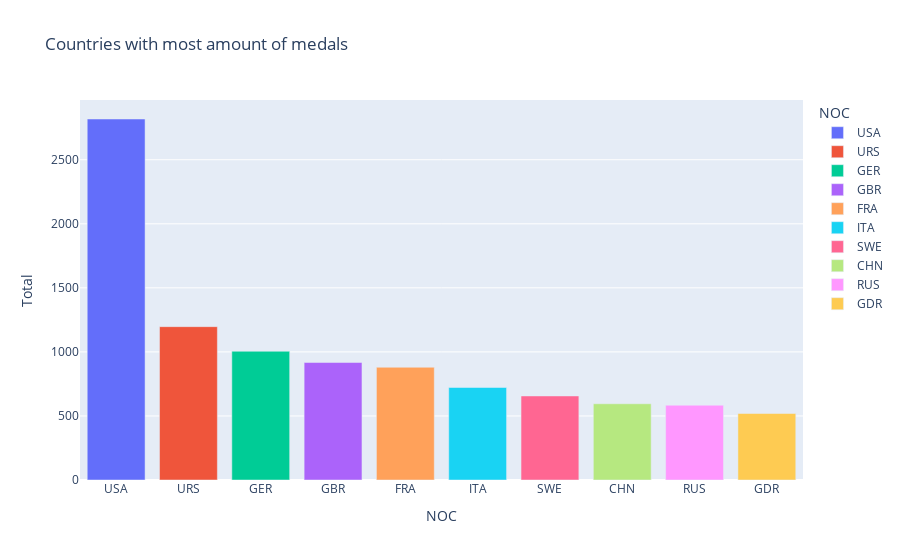

Notebook code cell kept with this figure:
### Code cell
# h. diagram över topp 10 länder som tagit flest medaljer
medal_counts = group_medals(df, "NOC")

medal_counts = medal_counts[medal_counts["Total"] > 0]

medal_counts = medal_counts.sort_values(by="Total", ascending=False)
medal_counts = medal_counts.iloc[:10]

fig = px.bar(medal_counts, x=medal_counts.index, y=medal_counts["Total"], title="Countries with most amount of medals", color=medal_counts.index)

fig.show()

### Figure 1 — Plotly figure (JSON) as saved in the notebook; plotly's stock layout.template omitted (floating-point values rounded to 4 significant figures)
{"data": [{"alignmentgroup": "True", "hovertemplate": "NOC=%{x}<br>Total=%{y}<extra></extra>", "legendgroup": "USA", "marker": {"color": "#636efa", "pattern": {"shape": ""}}, "name": "USA", "offsetgroup": "USA", "orientation": "v", "showlegend": true, "textposition": "auto", "type": "bar", "x": ["USA"], "xaxis": "x", "y": [2818], "yaxis": "y"}, {"alignmentgroup": "True", "hovertemplate": "NOC=%{x}<br>Total=%{y}<extra></extra>", "legendgroup": "URS", "marker": {"color": "#EF553B", "pattern": {"shape": ""}}, "name": "URS", "offsetgroup": "URS", "orientation": "v", "showlegend": true, "textposition": "auto", "type": "bar", "x": ["URS"], "xaxis": "x", "y": [1197], "yaxis": "y"}, {"alignmentgroup": "True", "hovertemplate": "NOC=%{x}<br>Total=%{y}<extra></extra>", "legendgroup": "GER", "marker": {"color": "#00cc96", "pattern": {"shape": ""}}, "name": "GER", "offsetgroup": "GER", "orientation": "v", "showlegend": true, "textposition": "auto", "type": "bar", "x": ["GER"], "xaxis": "x", "y": [1005], "yaxis": "y"}, {"alignmentgroup": "True", "hovertemplate": "NOC=%{x}<br>Total=%{y}<extra></extra>", "legendgroup": "GBR", "marker": {"color": "#ab63fa", "pattern": {"shape": ""}}, "name": "GBR", "offsetgroup": "GBR", "orientation": "v", "showlegend": true, "textposition": "auto", "type": "bar", "x": ["GBR"], "xaxis": "x", "y": [917], "yaxis": "y"}, {"alignmentgroup": "True", "hovertemplate": "NOC=%{x}<br>Total=%{y}<extra></extra>", "legendgroup": "FRA", "marker": {"color": "#FFA15A", "pattern": {"shape": ""}}, "name": "FRA", "offsetgroup": "FRA", "orientation": "v", "showlegend": true, "textposition": "auto", "type": "bar", "x": ["FRA"], "xaxis": "x", "y": [880], "yaxis": "y"}, {"alignmentgroup": "True", "hovertemplate": "NOC=%{x}<br>Total=%{y}<extra></extra>", "legendgroup": "ITA", "marker": {"color": "#19d3f3", "pattern": {"shape": ""}}, "name": "ITA", "offsetgroup": "ITA", "orientation": "v", "showlegend": true, "textposition": "auto", "type": "bar", "x": ["ITA"], "xaxis": "x", "y": [722], "yaxis": "y"}, {"alignmentgroup": "True", "hovertemplate": "NOC=%{x}<br>Total=%{y}<extra></extra>", "legendgroup": "SWE", "marker": {"color": "#FF6692", "pattern": {"shape": ""}}, "name": "SWE", "offsetgroup": "SWE", "orientation": "v", "showlegend": true, "textposition": "auto", "type": "bar", "x": ["SWE"], "xaxis": "x", "y": [656], "yaxis": "y"}, {"alignmentgroup": "True", "hovertemplate": "NOC=%{x}<br>Total=%{y}<extra></extra>", "legendgroup": "CHN", "marker": {"color": "#B6E880", "pattern": {"shape": ""}}, "name": "CHN", "offsetgroup": "CHN", "orientation": "v", "showlegend": true, "textposition": "auto", "type": "bar", "x": ["CHN"], "xaxis": "x", "y": [595], "yaxis": "y"}, {"alignmentgroup": "True", "hovertemplate": "NOC=%{x}<br>Total=%{y}<extra></extra>", "legendgroup": "RUS", "marker": {"color": "#FF97FF", "pattern": {"shape": ""}}, "name": "RUS", "offsetgroup": "RUS", "orientation": "v", "showlegend": true, "textposition": "auto", "type": "bar", "x": ["RUS"], "xaxis": "x", "y": [584], "yaxis": "y"}, {"alignmentgroup": "True", "hovertemplate": "NOC=%{x}<br>Total=%{y}<extra></extra>", "legendgroup": "GDR", "marker": {"color": "#FECB52", "pattern": {"shape": ""}}, "name": "GDR", "offsetgroup": "GDR", "orientation": "v", "showlegend": true, "textposition": "auto", "type": "bar", "x": ["GDR"], "xaxis": "x", "y": [519], "yaxis": "y"}], "layout": {"barmode": "relative", "legend": {"title": {"text": "NOC"}, "tracegroupgap": 0}, "title": {"text": "Countries with most amount of medals"}, "xaxis": {"anchor": "y", "categoryarray": ["USA", "URS", "GER", "GBR", "FRA", "ITA", "SWE", "CHN", "RUS", "GDR"], "categoryorder": "array", "domain": [0, 1], "title": {"text": "NOC"}}, "yaxis": {"anchor": "x", "domain": [0, 1], "title": {"text": "Total"}}}}
